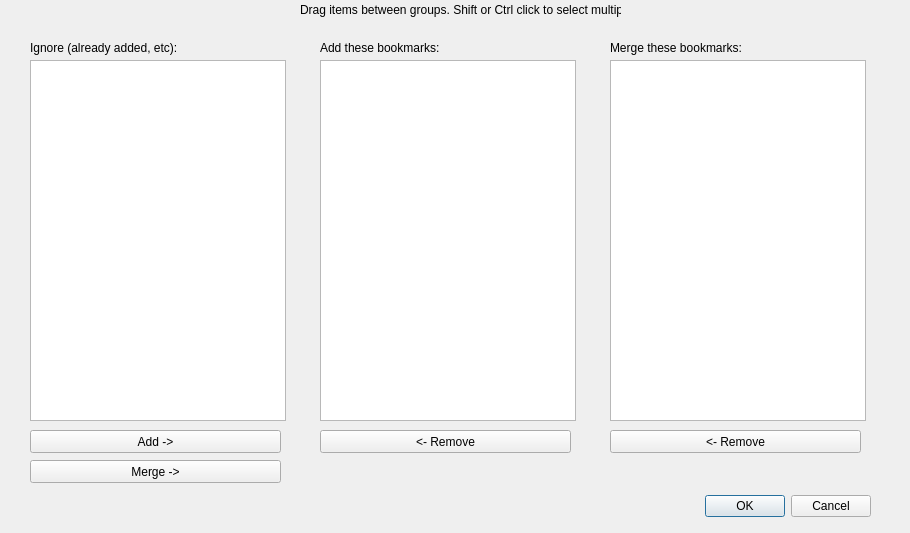
<?xml version="1.0" encoding="UTF-8"?>
<ui version="4.0">
 <class>BookmarksToAdd</class>
 <widget class="QDialog" name="BookmarksToAdd">
  <property name="geometry">
   <rect>
    <x>0</x>
    <y>0</y>
    <width>910</width>
    <height>533</height>
   </rect>
  </property>
  <property name="windowTitle">
   <string>Dialog</string>
  </property>
  <widget class="QDialogButtonBox" name="buttonBox">
   <property name="geometry">
    <rect>
     <x>10</x>
     <y>490</y>
     <width>861</width>
     <height>32</height>
    </rect>
   </property>
   <property name="orientation">
    <enum>Qt::Horizontal</enum>
   </property>
   <property name="standardButtons">
    <set>QDialogButtonBox::Cancel|QDialogButtonBox::Ok</set>
   </property>
  </widget>
  <widget class="QListWidget" name="addList">
   <property name="geometry">
    <rect>
     <x>320</x>
     <y>60</y>
     <width>256</width>
     <height>361</height>
    </rect>
   </property>
   <property name="dragEnabled">
    <bool>true</bool>
   </property>
   <property name="dragDropMode">
    <enum>QAbstractItemView::DragDrop</enum>
   </property>
   <property name="alternatingRowColors">
    <bool>true</bool>
   </property>
   <property name="selectionMode">
    <enum>QAbstractItemView::ExtendedSelection</enum>
   </property>
  </widget>
  <widget class="QListWidget" name="duplicatesList">
   <property name="geometry">
    <rect>
     <x>30</x>
     <y>60</y>
     <width>256</width>
     <height>361</height>
    </rect>
   </property>
   <property name="dragEnabled">
    <bool>true</bool>
   </property>
   <property name="dragDropMode">
    <enum>QAbstractItemView::DragDrop</enum>
   </property>
   <property name="alternatingRowColors">
    <bool>true</bool>
   </property>
   <property name="selectionMode">
    <enum>QAbstractItemView::ExtendedSelection</enum>
   </property>
   <property name="sortingEnabled">
    <bool>false</bool>
   </property>
  </widget>
  <widget class="QPushButton" name="addBtn">
   <property name="geometry">
    <rect>
     <x>30</x>
     <y>430</y>
     <width>251</width>
     <height>23</height>
    </rect>
   </property>
   <property name="text">
    <string>Add -&gt;</string>
   </property>
  </widget>
  <widget class="QLabel" name="label">
   <property name="geometry">
    <rect>
     <x>320</x>
     <y>40</y>
     <width>121</width>
     <height>16</height>
    </rect>
   </property>
   <property name="text">
    <string>Add these bookmarks:</string>
   </property>
  </widget>
  <widget class="QLabel" name="label_2">
   <property name="geometry">
    <rect>
     <x>30</x>
     <y>40</y>
     <width>211</width>
     <height>16</height>
    </rect>
   </property>
   <property name="text">
    <string>Ignore (already added, etc):</string>
   </property>
  </widget>
  <widget class="QPushButton" name="removeFromAddBtn">
   <property name="geometry">
    <rect>
     <x>320</x>
     <y>430</y>
     <width>251</width>
     <height>23</height>
    </rect>
   </property>
   <property name="text">
    <string>&lt;- Remove</string>
   </property>
  </widget>
  <widget class="QListWidget" name="mergeList">
   <property name="geometry">
    <rect>
     <x>610</x>
     <y>60</y>
     <width>256</width>
     <height>361</height>
    </rect>
   </property>
   <property name="dragEnabled">
    <bool>true</bool>
   </property>
   <property name="dragDropMode">
    <enum>QAbstractItemView::DragDrop</enum>
   </property>
   <property name="alternatingRowColors">
    <bool>true</bool>
   </property>
   <property name="selectionMode">
    <enum>QAbstractItemView::ExtendedSelection</enum>
   </property>
  </widget>
  <widget class="QPushButton" name="mergeBtn">
   <property name="geometry">
    <rect>
     <x>30</x>
     <y>460</y>
     <width>251</width>
     <height>23</height>
    </rect>
   </property>
   <property name="text">
    <string>Merge -&gt;</string>
   </property>
  </widget>
  <widget class="QLabel" name="label_3">
   <property name="geometry">
    <rect>
     <x>610</x>
     <y>40</y>
     <width>201</width>
     <height>16</height>
    </rect>
   </property>
   <property name="text">
    <string>Merge these bookmarks:</string>
   </property>
  </widget>
  <widget class="QPushButton" name="removeFromMergeBtn">
   <property name="geometry">
    <rect>
     <x>610</x>
     <y>430</y>
     <width>251</width>
     <height>23</height>
    </rect>
   </property>
   <property name="text">
    <string>&lt;- Remove</string>
   </property>
  </widget>
  <widget class="QLabel" name="label_4">
   <property name="geometry">
    <rect>
     <x>300</x>
     <y>0</y>
     <width>321</width>
     <height>20</height>
    </rect>
   </property>
   <property name="text">
    <string>Drag items between groups. Shift or Ctrl click to select multiple.</string>
   </property>
  </widget>
 </widget>
 <resources/>
 <connections>
  <connection>
   <sender>buttonBox</sender>
   <signal>accepted()</signal>
   <receiver>BookmarksToAdd</receiver>
   <slot>accept()</slot>
   <hints>
    <hint type="sourcelabel">
     <x>248</x>
     <y>254</y>
    </hint>
    <hint type="destinationlabel">
     <x>157</x>
     <y>274</y>
    </hint>
   </hints>
  </connection>
  <connection>
   <sender>buttonBox</sender>
   <signal>rejected()</signal>
   <receiver>BookmarksToAdd</receiver>
   <slot>reject()</slot>
   <hints>
    <hint type="sourcelabel">
     <x>316</x>
     <y>260</y>
    </hint>
    <hint type="destinationlabel">
     <x>286</x>
     <y>274</y>
    </hint>
   </hints>
  </connection>
 </connections>
</ui>
